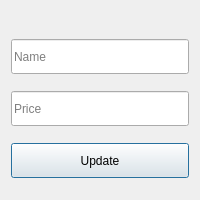
<?xml version="1.0" encoding="UTF-8"?>
<ui version="4.0">
 <class>variation_update_dialog</class>
 <widget class="QDialog" name="variation_update_dialog">
  <property name="geometry">
   <rect>
    <x>0</x>
    <y>0</y>
    <width>200</width>
    <height>200</height>
   </rect>
  </property>
  <property name="sizePolicy">
   <sizepolicy hsizetype="Fixed" vsizetype="Fixed">
    <horstretch>200</horstretch>
    <verstretch>200</verstretch>
   </sizepolicy>
  </property>
  <property name="minimumSize">
   <size>
    <width>200</width>
    <height>200</height>
   </size>
  </property>
  <property name="maximumSize">
   <size>
    <width>200</width>
    <height>200</height>
   </size>
  </property>
  <property name="windowTitle">
   <string>Update</string>
  </property>
  <layout class="QHBoxLayout" name="horizontalLayout">
   <item>
    <layout class="QVBoxLayout" name="verticalLayout">
     <item>
      <widget class="QLineEdit" name="variation_update_id_input">
       <property name="enabled">
        <bool>true</bool>
       </property>
       <property name="minimumSize">
        <size>
         <width>0</width>
         <height>0</height>
        </size>
       </property>
       <property name="maximumSize">
        <size>
         <width>16777215</width>
         <height>0</height>
        </size>
       </property>
       <property name="readOnly">
        <bool>true</bool>
       </property>
      </widget>
     </item>
     <item>
      <widget class="QLineEdit" name="variation_update_name_input">
       <property name="minimumSize">
        <size>
         <width>0</width>
         <height>35</height>
        </size>
       </property>
       <property name="placeholderText">
        <string>Name</string>
       </property>
      </widget>
     </item>
     <item>
      <widget class="QLineEdit" name="variation_update_price_input">
       <property name="minimumSize">
        <size>
         <width>0</width>
         <height>35</height>
        </size>
       </property>
       <property name="placeholderText">
        <string>Price</string>
       </property>
      </widget>
     </item>
     <item>
      <widget class="QPushButton" name="variation_update_btn">
       <property name="minimumSize">
        <size>
         <width>0</width>
         <height>35</height>
        </size>
       </property>
       <property name="text">
        <string>Update</string>
       </property>
      </widget>
     </item>
    </layout>
   </item>
  </layout>
 </widget>
 <resources/>
 <connections/>
</ui>
